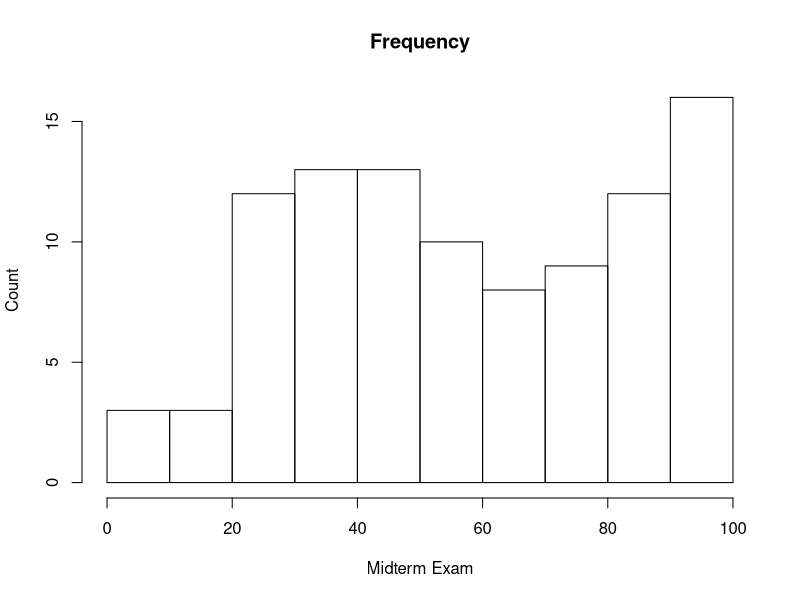
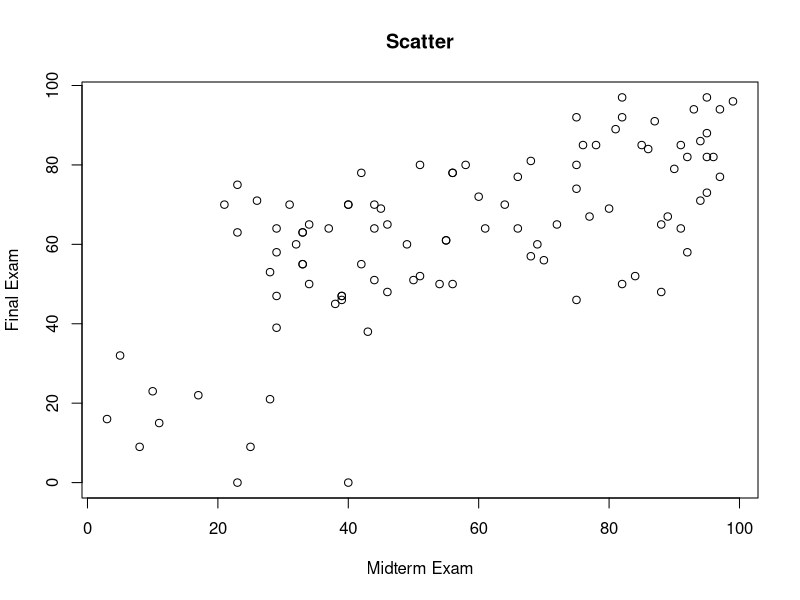

The R script that drew these images, in order:
mydata = read.csv("st_data.csv")

mid = mydata$midterm

print(range(mid))
print(as.integer(mean(mid)))
print(as.integer(var(mid)))
print(as.integer(sd(mid)))

breaks = seq(0, 100, by=10)
mid.cut = cut(mid, breaks, right=FALSE)
mid.freq = table(mid.cut)
print(cbind(mid.freq))

bmp(file="aa.bmp")
hist(mid, right=FALSE, main="Frequency", xlab="Midterm Exam", ylab="Count", col = NULL)
aa <- dev.off()

bmp(file="bb.bmp")
fin = mydata$final
plot(mid, fin, main="Scatter", xlab="Midterm Exam", ylab="Final Exam")
bb <- dev.off()